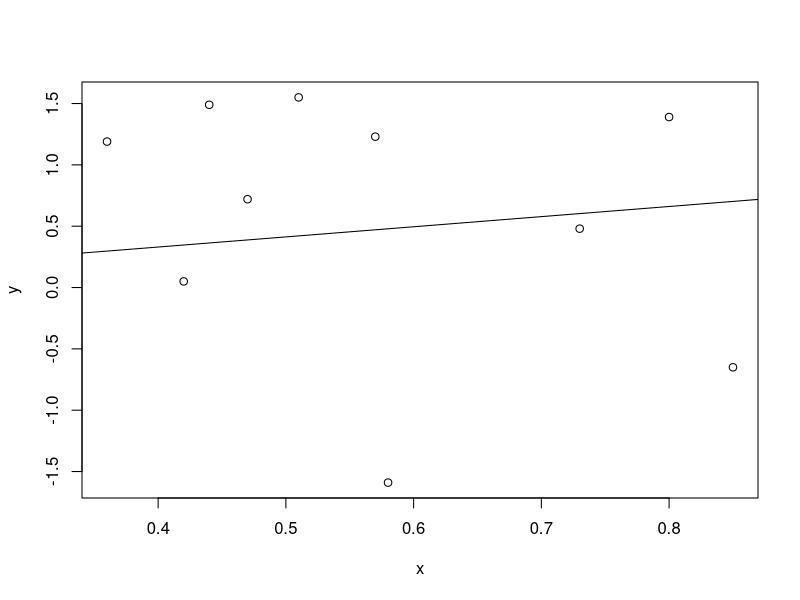
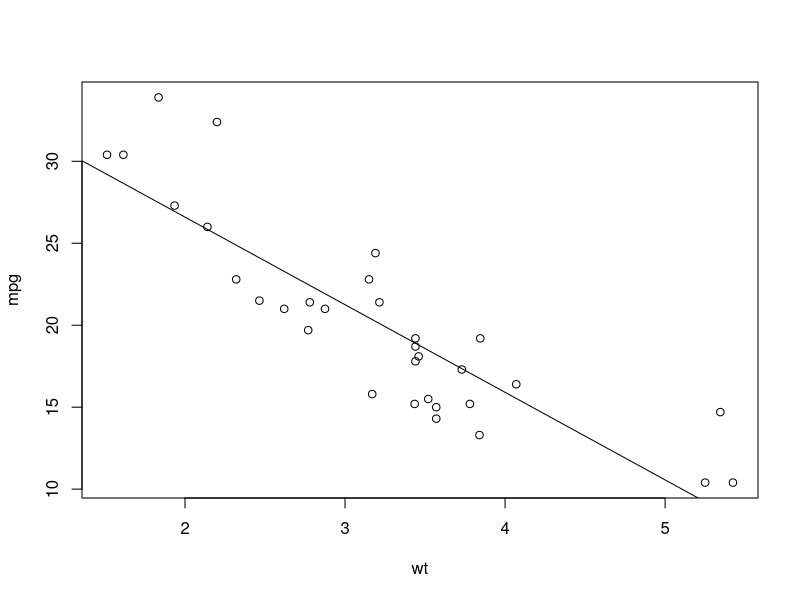

Reproduce these figures in R, in order.
# Regression quiz 1
x <- c(0.18, -1.54, 0.42, 0.95)
w <- c(2, 1, 3, 1)
mean(x) 
form <- function(u) { sum( w * (x - u)^2 ) }
form(0.14)


sumsqr <- function(x, y, b, b0=0){
    sum( (y-(b0 + b*x))^2 )
}
x <- c(0.8, 0.47, 0.51, 0.73, 0.36, 0.58, 0.57, 0.85, 0.44, 0.42)
y <- c(1.39, 0.72, 1.55, 0.48, 1.19, -1.59, 1.23, -0.65, 1.49, 0.05)
#slope minimize least squares with intercept of origin
b <- lm(I(y)~ I(x) - 1)$coefficients
plot(y ~ x)
#b = cor(y,x) * sd(y)/sd(x)
#b0 = mean(y) - b*mean(x)
sumsqr(x, y, b)
abline(0, b=b)


data(mtcars) 
lm(mpg ~ wt, data=mtcars)
#See
plot(mpg ~ wt, data=mtcars)
abline(a=lm(mpg~wt, data=mtcars))

sd_x = 0.5
sd_y = 1
cor_y_x = 0.5
b1 = cor_y_x * (sd_y / sd_x)

0.4 * 1.5


x <- c(8.58, 10.46, 9.01, 9.64, 8.86)
x_n <- (x - mean(x))/sd(x)
mean(x_n)
sd(x_n)
x_n[1]

x <- c(0.8, 0.47, 0.51, 0.73, 0.36, 0.58, 0.57, 0.85, 0.44, 0.42)
y <- c(1.39, 0.72, 1.55, 0.48, 1.19, -1.59, 1.23, -0.65, 1.49, 0.05)
lm(y ~ x)


x <- c(0.8, 0.47, 0.51, 0.73, 0.36, 0.58, 0.57, 0.85, 0.44, 0.42)
b <- mean(x)
sumsqr(x, x, 1.1)

